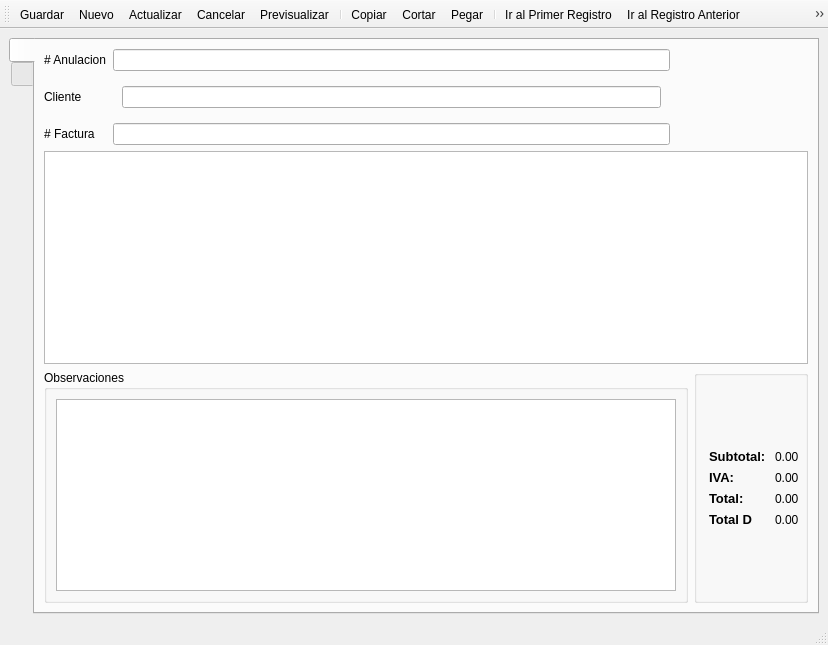
<?xml version="1.0" encoding="UTF-8"?>
<ui version="4.0">
 <class>frmAnulacionesFactura</class>
 <widget class="QMainWindow" name="frmAnulacionesFactura">
  <property name="geometry">
   <rect>
    <x>0</x>
    <y>0</y>
    <width>828</width>
    <height>645</height>
   </rect>
  </property>
  <property name="windowTitle">
   <string>Anulacion de Factura</string>
  </property>
  <property name="styleSheet">
   <string notr="true"/>
  </property>
  <widget class="QWidget" name="centralwidget">
   <layout class="QGridLayout" name="gridLayout">
    <item row="1" column="0">
     <widget class="QTabWidget" name="tabWidget">
      <property name="tabPosition">
       <enum>QTabWidget::West</enum>
      </property>
      <property name="tabShape">
       <enum>QTabWidget::Rounded</enum>
      </property>
      <property name="currentIndex">
       <number>0</number>
      </property>
      <widget class="QWidget" name="tabdetails">
       <attribute name="icon">
        <iconset resource="res.qrc">
         <normaloff>:/icons/res/document-edit.png</normaloff>:/icons/res/document-edit.png</iconset>
       </attribute>
       <attribute name="title">
        <string notr="true"/>
       </attribute>
       <layout class="QGridLayout" name="gridLayout_2">
        <item row="0" column="0">
         <widget class="QLabel" name="label_2">
          <property name="text">
           <string># Anulacion</string>
          </property>
          <property name="scaledContents">
           <bool>false</bool>
          </property>
          <property name="alignment">
           <set>Qt::AlignLeading|Qt::AlignLeft|Qt::AlignVCenter</set>
          </property>
         </widget>
        </item>
        <item row="0" column="1">
         <widget class="QLineEdit" name="txtDocumentNumber">
          <property name="enabled">
           <bool>true</bool>
          </property>
          <property name="readOnly">
           <bool>true</bool>
          </property>
         </widget>
        </item>
        <item row="3" column="0" colspan="7">
         <widget class="QTableView" name="tabledetails">
          <property name="enabled">
           <bool>true</bool>
          </property>
          <property name="sizePolicy">
           <sizepolicy hsizetype="Minimum" vsizetype="Minimum">
            <horstretch>0</horstretch>
            <verstretch>0</verstretch>
           </sizepolicy>
          </property>
          <property name="contextMenuPolicy">
           <enum>Qt::ActionsContextMenu</enum>
          </property>
          <property name="editTriggers">
           <set>QAbstractItemView::NoEditTriggers</set>
          </property>
          <property name="alternatingRowColors">
           <bool>true</bool>
          </property>
          <property name="sortingEnabled">
           <bool>true</bool>
          </property>
          <attribute name="horizontalHeaderStretchLastSection">
           <bool>true</bool>
          </attribute>
          <attribute name="verticalHeaderVisible">
           <bool>false</bool>
          </attribute>
          <attribute name="verticalHeaderVisible">
           <bool>false</bool>
          </attribute>
          <attribute name="horizontalHeaderStretchLastSection">
           <bool>true</bool>
          </attribute>
         </widget>
        </item>
        <item row="4" column="0" colspan="5">
         <widget class="QGroupBox" name="groupBox_2">
          <property name="title">
           <string>Observaciones</string>
          </property>
          <layout class="QGridLayout" name="gridLayout_3">
           <item row="0" column="0">
            <widget class="QPlainTextEdit" name="txtObservations">
             <property name="enabled">
              <bool>true</bool>
             </property>
             <property name="sizePolicy">
              <sizepolicy hsizetype="Expanding" vsizetype="Minimum">
               <horstretch>0</horstretch>
               <verstretch>0</verstretch>
              </sizepolicy>
             </property>
             <property name="readOnly">
              <bool>true</bool>
             </property>
            </widget>
           </item>
          </layout>
         </widget>
        </item>
        <item row="4" column="5" colspan="2">
         <widget class="QGroupBox" name="groupBox">
          <property name="title">
           <string/>
          </property>
          <layout class="QFormLayout" name="formLayout_2">
           <property name="fieldGrowthPolicy">
            <enum>QFormLayout::ExpandingFieldsGrow</enum>
           </property>
           <property name="formAlignment">
            <set>Qt::AlignCenter</set>
           </property>
           <item row="0" column="0">
            <widget class="QLabel" name="label_6">
             <property name="font">
              <font>
               <pointsize>10</pointsize>
               <weight>75</weight>
               <bold>true</bold>
              </font>
             </property>
             <property name="text">
              <string>Subtotal: </string>
             </property>
            </widget>
           </item>
           <item row="0" column="1">
            <widget class="QLabel" name="lblSubtotal">
             <property name="text">
              <string>0.00</string>
             </property>
            </widget>
           </item>
           <item row="1" column="0">
            <widget class="QLabel" name="label_8">
             <property name="font">
              <font>
               <pointsize>10</pointsize>
               <weight>75</weight>
               <bold>true</bold>
              </font>
             </property>
             <property name="text">
              <string>IVA: </string>
             </property>
            </widget>
           </item>
           <item row="1" column="1">
            <widget class="QLabel" name="lblIVA">
             <property name="text">
              <string>0.00</string>
             </property>
            </widget>
           </item>
           <item row="2" column="0">
            <widget class="QLabel" name="label_11">
             <property name="font">
              <font>
               <pointsize>10</pointsize>
               <weight>75</weight>
               <bold>true</bold>
              </font>
             </property>
             <property name="text">
              <string>Total: </string>
             </property>
            </widget>
           </item>
           <item row="2" column="1">
            <widget class="QLabel" name="lblTotal">
             <property name="text">
              <string>0.00</string>
             </property>
            </widget>
           </item>
           <item row="3" column="0">
            <widget class="QLabel" name="label_5">
             <property name="font">
              <font>
               <pointsize>10</pointsize>
               <weight>75</weight>
               <bold>true</bold>
              </font>
             </property>
             <property name="text">
              <string>Total D</string>
             </property>
            </widget>
           </item>
           <item row="3" column="1">
            <widget class="QLabel" name="lblTotalD">
             <property name="text">
              <string>0.00</string>
             </property>
            </widget>
           </item>
          </layout>
         </widget>
        </item>
        <item row="1" column="0">
         <widget class="QLabel" name="label_3">
          <property name="text">
           <string>Cliente</string>
          </property>
          <property name="alignment">
           <set>Qt::AlignLeading|Qt::AlignLeft|Qt::AlignVCenter</set>
          </property>
         </widget>
        </item>
        <item row="1" column="1">
         <widget class="QStackedWidget" name="swProvider">
          <property name="sizePolicy">
           <sizepolicy hsizetype="Preferred" vsizetype="Maximum">
            <horstretch>0</horstretch>
            <verstretch>0</verstretch>
           </sizepolicy>
          </property>
          <property name="currentIndex">
           <number>1</number>
          </property>
          <widget class="QWidget" name="page">
           <layout class="QHBoxLayout" name="horizontalLayout_2">
            <item>
             <widget class="QComboBox" name="cbProvider">
              <property name="enabled">
               <bool>true</bool>
              </property>
              <property name="sizePolicy">
               <sizepolicy hsizetype="Expanding" vsizetype="Fixed">
                <horstretch>2</horstretch>
                <verstretch>0</verstretch>
               </sizepolicy>
              </property>
              <property name="editable">
               <bool>true</bool>
              </property>
             </widget>
            </item>
           </layout>
          </widget>
          <widget class="QWidget" name="page_2">
           <layout class="QHBoxLayout" name="horizontalLayout_5">
            <item>
             <widget class="QLineEdit" name="txtProvider">
              <property name="enabled">
               <bool>true</bool>
              </property>
              <property name="readOnly">
               <bool>true</bool>
              </property>
             </widget>
            </item>
           </layout>
          </widget>
         </widget>
        </item>
        <item row="2" column="0">
         <widget class="QLabel" name="label_7">
          <property name="text">
           <string># Factura</string>
          </property>
         </widget>
        </item>
        <item row="2" column="1">
         <widget class="QLineEdit" name="txtnfactura">
          <property name="readOnly">
           <bool>true</bool>
          </property>
         </widget>
        </item>
       </layout>
      </widget>
      <widget class="QWidget" name="tabnavigation">
       <attribute name="icon">
        <iconset resource="res.qrc">
         <normaloff>:/icons/res/table.png</normaloff>:/icons/res/table.png</iconset>
       </attribute>
       <attribute name="title">
        <string notr="true"/>
       </attribute>
       <layout class="QVBoxLayout" name="verticalLayout">
        <item>
         <widget class="QTableView" name="tablenavigation">
          <property name="alternatingRowColors">
           <bool>true</bool>
          </property>
          <property name="selectionMode">
           <enum>QAbstractItemView::SingleSelection</enum>
          </property>
          <property name="selectionBehavior">
           <enum>QAbstractItemView::SelectRows</enum>
          </property>
          <attribute name="horizontalHeaderStretchLastSection">
           <bool>true</bool>
          </attribute>
          <attribute name="verticalHeaderVisible">
           <bool>false</bool>
          </attribute>
          <attribute name="verticalHeaderVisible">
           <bool>false</bool>
          </attribute>
          <attribute name="horizontalHeaderStretchLastSection">
           <bool>true</bool>
          </attribute>
         </widget>
        </item>
        <item>
         <layout class="QHBoxLayout" name="horizontalLayout">
          <item>
           <widget class="QLabel" name="label_4">
            <property name="text">
             <string>&amp;Buscar</string>
            </property>
            <property name="buddy">
             <cstring>txtSearch</cstring>
            </property>
           </widget>
          </item>
          <item>
           <widget class="QLineEdit" name="txtSearch"/>
          </item>
         </layout>
        </item>
       </layout>
      </widget>
     </widget>
    </item>
   </layout>
  </widget>
  <widget class="QStatusBar" name="statusbar"/>
  <widget class="QToolBar" name="toolBar">
   <property name="windowTitle">
    <string>toolBar</string>
   </property>
   <property name="allowedAreas">
    <set>Qt::AllToolBarAreas</set>
   </property>
   <property name="toolButtonStyle">
    <enum>Qt::ToolButtonIconOnly</enum>
   </property>
   <attribute name="toolBarArea">
    <enum>TopToolBarArea</enum>
   </attribute>
   <attribute name="toolBarBreak">
    <bool>false</bool>
   </attribute>
   <addaction name="actionSave"/>
   <addaction name="actionNew"/>
   <addaction name="actionRefresh"/>
   <addaction name="actionCancel"/>
   <addaction name="actionPreview"/>
   <addaction name="separator"/>
   <addaction name="actionCopy"/>
   <addaction name="actionCut"/>
   <addaction name="actionPaste"/>
   <addaction name="separator"/>
   <addaction name="actionGoFirst"/>
   <addaction name="actionGoPrevious"/>
   <addaction name="actionGoNext"/>
   <addaction name="actionGoLast"/>
  </widget>
  <action name="actionNew">
   <property name="icon">
    <iconset resource="res.qrc">
     <normaloff>:/icons/res/document-new.png</normaloff>:/icons/res/document-new.png</iconset>
   </property>
   <property name="text">
    <string>Nuevo</string>
   </property>
   <property name="shortcut">
    <string>Ctrl+N</string>
   </property>
  </action>
  <action name="actionPreview">
   <property name="icon">
    <iconset resource="res.qrc">
     <normaloff>:/icons/res/document-preview.png</normaloff>:/icons/res/document-preview.png</iconset>
   </property>
   <property name="text">
    <string>Previsualizar</string>
   </property>
  </action>
  <action name="actionGoFirst">
   <property name="icon">
    <iconset resource="res.qrc">
     <normaloff>:/icons/res/go-first.png</normaloff>:/icons/res/go-first.png</iconset>
   </property>
   <property name="text">
    <string>Ir al Primer Registro</string>
   </property>
  </action>
  <action name="actionGoPrevious">
   <property name="icon">
    <iconset resource="res.qrc">
     <normaloff>:/icons/res/go-previous.png</normaloff>:/icons/res/go-previous.png</iconset>
   </property>
   <property name="text">
    <string>Ir al Registro Anterior</string>
   </property>
  </action>
  <action name="actionGoNext">
   <property name="icon">
    <iconset resource="res.qrc">
     <normaloff>:/icons/res/go-next.png</normaloff>:/icons/res/go-next.png</iconset>
   </property>
   <property name="text">
    <string>Ir al siguiente registro</string>
   </property>
  </action>
  <action name="actionGoLast">
   <property name="icon">
    <iconset resource="res.qrc">
     <normaloff>:/icons/res/go-last.png</normaloff>:/icons/res/go-last.png</iconset>
   </property>
   <property name="text">
    <string>Ir al ultimo registro</string>
   </property>
  </action>
  <action name="actionSave">
   <property name="icon">
    <iconset resource="res.qrc">
     <normaloff>:/icons/res/document-save.png</normaloff>:/icons/res/document-save.png</iconset>
   </property>
   <property name="text">
    <string>Guardar</string>
   </property>
   <property name="shortcut">
    <string>Ctrl+G</string>
   </property>
   <property name="visible">
    <bool>false</bool>
   </property>
  </action>
  <action name="actionCancel">
   <property name="icon">
    <iconset resource="res.qrc">
     <normaloff>:/icons/res/dialog-cancel.png</normaloff>:/icons/res/dialog-cancel.png</iconset>
   </property>
   <property name="text">
    <string>Cancelar</string>
   </property>
   <property name="visible">
    <bool>false</bool>
   </property>
  </action>
  <action name="actionDeleteRow">
   <property name="icon">
    <iconset resource="res.qrc">
     <normaloff>:/icons/res/edit-delete.png</normaloff>:/icons/res/edit-delete.png</iconset>
   </property>
   <property name="text">
    <string>Borrar Fila</string>
   </property>
   <property name="shortcut">
    <string>Del</string>
   </property>
  </action>
  <action name="actionEditCell">
   <property name="icon">
    <iconset resource="res.qrc">
     <normaloff>:/icons/res/document-edit.png</normaloff>:/icons/res/document-edit.png</iconset>
   </property>
   <property name="text">
    <string>Editar Celda</string>
   </property>
   <property name="shortcut">
    <string>Ctrl+E</string>
   </property>
  </action>
  <action name="actionCopy">
   <property name="icon">
    <iconset resource="res.qrc">
     <normaloff>:/icons/res/edit-copy.png</normaloff>:/icons/res/edit-copy.png</iconset>
   </property>
   <property name="text">
    <string>Copiar</string>
   </property>
   <property name="shortcut">
    <string>Ctrl+C</string>
   </property>
  </action>
  <action name="actionCut">
   <property name="icon">
    <iconset resource="res.qrc">
     <normaloff>:/icons/res/edit-cut.png</normaloff>:/icons/res/edit-cut.png</iconset>
   </property>
   <property name="text">
    <string>Cortar</string>
   </property>
  </action>
  <action name="actionPaste">
   <property name="icon">
    <iconset resource="res.qrc">
     <normaloff>:/icons/res/edit-paste.png</normaloff>:/icons/res/edit-paste.png</iconset>
   </property>
   <property name="text">
    <string>Pegar</string>
   </property>
  </action>
  <action name="actionRefresh">
   <property name="icon">
    <iconset resource="res.qrc">
     <normaloff>:/icons/res/view-refresh.png</normaloff>:/icons/res/view-refresh.png</iconset>
   </property>
   <property name="text">
    <string>Actualizar</string>
   </property>
   <property name="visible">
    <bool>false</bool>
   </property>
  </action>
 </widget>
 <tabstops>
  <tabstop>txtDocumentNumber</tabstop>
  <tabstop>txtProvider</tabstop>
  <tabstop>tabledetails</tabstop>
  <tabstop>txtObservations</tabstop>
  <tabstop>tabWidget</tabstop>
  <tabstop>cbProvider</tabstop>
  <tabstop>tablenavigation</tabstop>
  <tabstop>txtSearch</tabstop>
 </tabstops>
 <resources>
  <include location="res.qrc"/>
 </resources>
 <connections/>
</ui>
